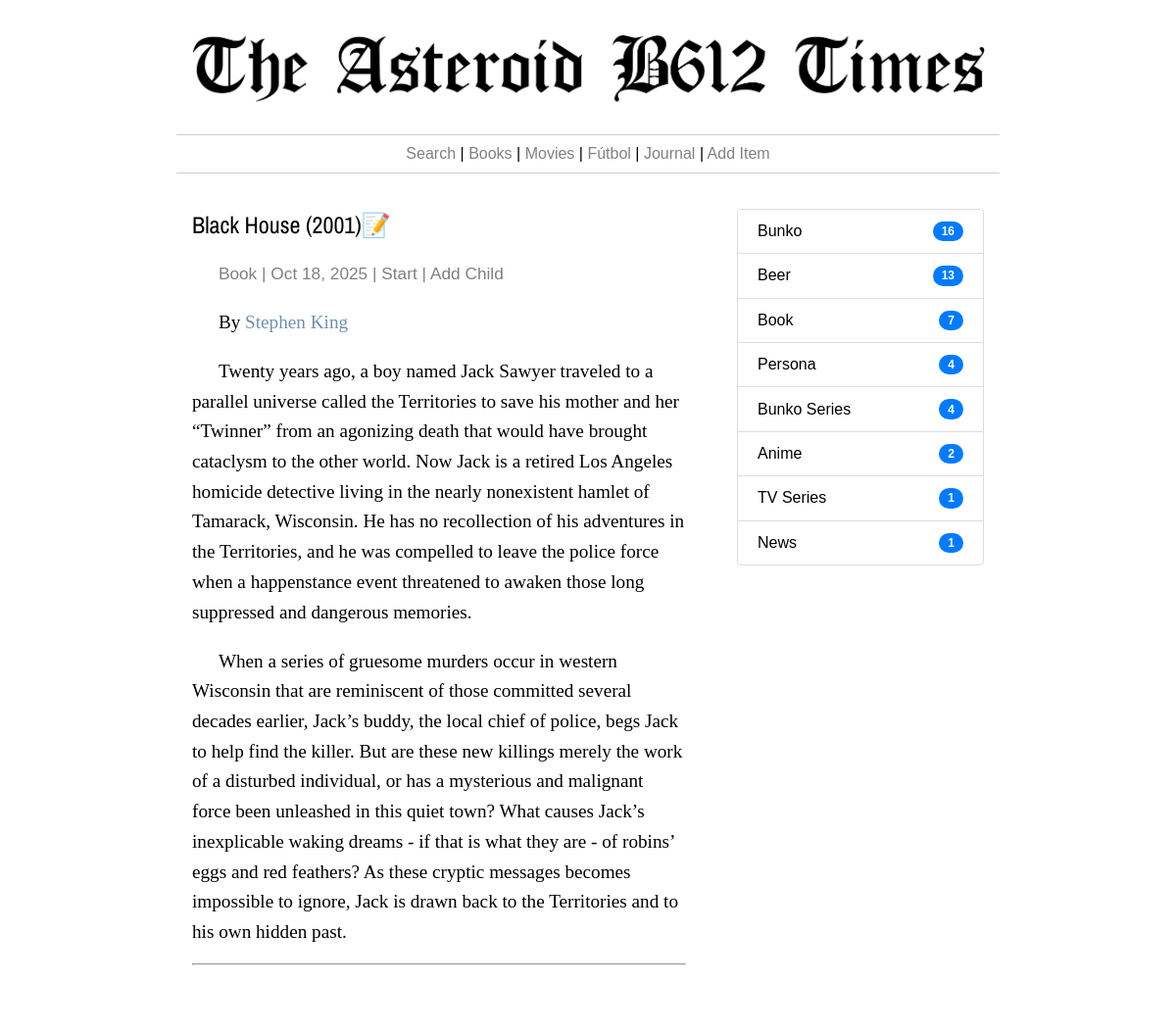
The app's page /item/54, older data.
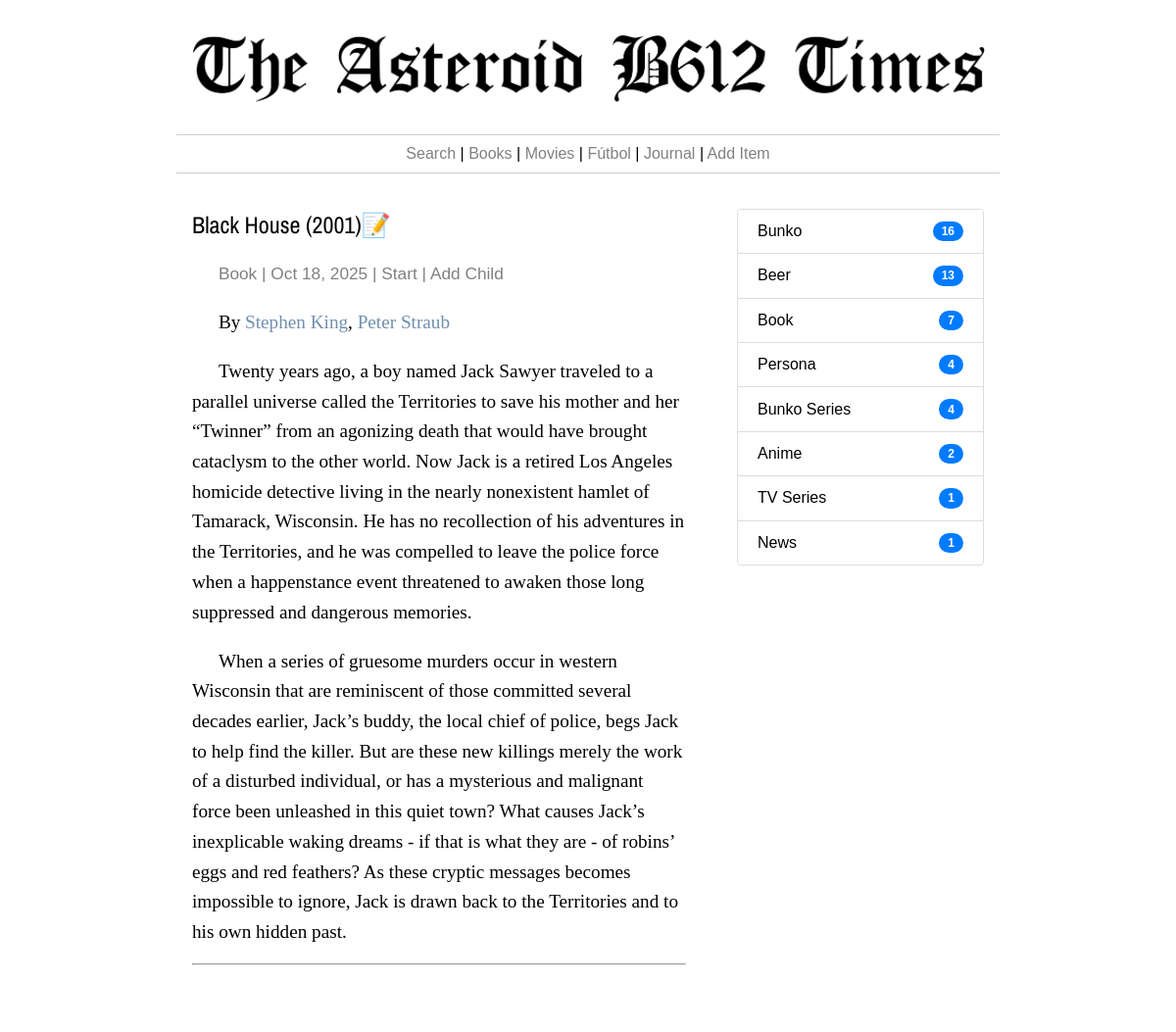
The same page, newer data.
### thetimes/models.py (models this page shows, shortened)
class Item(models.Model):
    titulo = models.CharField(max_length=255)
    tipo = models.ForeignKey(Category, on_delete=models.CASCADE)
    contenido = models.TextField()
    fecha_creacion = models.DateTimeField()
    fecha_edicion = models.DateTimeField()
    consumido = models.BooleanField(default=False)
    @property
    def mdOutput(self):
        n_corte = self.contenido.find('==headtext==')
        if n_corte == -1:
            this_texto = self.contenido
        else:
            this_texto = self.contenido.replace('==headtext==','')
        return(markdown.markdown(this_texto,extensions=['extra']))
    @property
    def credit_links(self):
        if self.tipo.category.lower() == 'book':
            ncreds = AttrItem.objects.filter(child=self, rel_name__in=['author','illustratror','pseudonym']).count()
            if ncreds > 0:
                creds = AttrItem.objects.filter(child=self, rel_name__in=['author','illustratror','pseudonym'])
                enlaces = ""
                for c in creds:
                    if c.rel_name != 'author':
                        this_c = "(" + c.credito +")"
                    else:
                        this_c = ""
                    enlaces = enlaces + "<a href='/item/"+str(c.item.id)+"' style='text-decoration:none; color:#6F8FAF;'>"+c.item.titulo+this_c+"</a>,&nbsp;"
                clinks = enlaces = enlaces[:-7]
            else:
                clinks = None
        else:
            clinks = None
        return clinks
    @property
    def periodo(self):
        this_v = None
        pubyear = None
        if self.tipo.category.lower() in ['book','bunko']:
            npubyear = AttrInteger.objects.filter(item=self,att_name='pubyear').count()
            if npubyear > 0:
                pubyear = AttrInteger.objects.filter(item=self,att_name='pubyear').latest('id')
                this_v = f"({pubyear.att_value})"
        return this_v
    @property
    def mainPic(self):
        npics = AttrImage.objects.filter(item=self,tipo='cover').count()
        if npics == 0:
            return None
        else:
            pks = AttrImage.objects.filter(item=self,tipo='cover').values_list('pk', flat=True)
            random_pk = choice(pks)
            ppic = AttrImage.objects.get(pk=random_pk)
            return ppic.imagen.url
    @property
    def aplica_consumo(self):
        if self.tipo.category.lower() in ['book','movie','bunko','tv series','anime','season']:
            return True
        else:
            return None

class Category(models.Model):
    category = models.CharField(max_length=255)
    @property
    def nitems(self):
        n_w = Item.objects.filter(tipo = self).count()
        return n_w

class AttrItem(models.Model):
    item = models.ForeignKey(Item,on_delete=models.CASCADE,related_name="parent_item")
    child = models.ForeignKey(Item,on_delete=models.CASCADE,related_name="child_item")
    rel_name = models.CharField(max_length=255)

class AttrInteger(models.Model):
    item = models.ForeignKey(Item,on_delete=models.CASCADE)
    att_name = models.CharField(max_length=255)
    att_value = models.IntegerField()

### thetimes/views.py (the view)
# urls.py: path('item/<i>', views.item, name='item'),
def item(request,i):
	this_item = Item.objects.get(pk=int(i))
	cats = sorted(Category.objects.all(),key=lambda t: t.nitems, reverse=True)
	ncon = Consumo.objects.filter(item = this_item, fec_fin__isnull=True).count()
	if ncon > 0:
		con_in_prog = Consumo.objects.filter(item = this_item, fec_fin__isnull=True).latest('id')
	else:
		con_in_prog = None
	conteo_rel = AttrItem.objects.filter(item=this_item).count()
	if request.method == 'POST':
		con_in_prog.fec_fin = request.POST.get("fec_fin")
		con_in_prog.save()
		this_item.fecha_creacion = request.POST.get("fec_fin")
		this_item.consumido = True
		this_item.save()
	return render(request,'item.html',{'this_item':this_item,'cats':cats,'cons':con_in_prog,'conteo_r':conteo_rel})

### thetimes/templates/item.html (shortened to what this page needs)
{% extends 'base_times.html' %}
{% load static %}
{% block izquierda %}
      <h2>{% if this_item.consumido%}&#9989;&nbsp;{%endif%}{{this_item.titulo}}{% if this_item.periodo %}&nbsp;{{this_item.periodo}}{% endif %}<a href="{% url 'editItem' this_item.id %}" style="text-decoration:none; color:grey;">&#x1F4DD;</a></h2>
      <p><span class="detalles">{{this_item.tipo.category|capfirst}} | {{this_item.fecha_creacion|date:"M j, Y"}}{% if this_item.aplica_consumo %} | <a href="{% url 'startConsumo' this_item.id %}" style="text-decoration:none; color:grey;">Start</a>{% endif %} | <a href="{% url 'addChildItem' this_item.id %}"  style="text-decoration:none; color:grey;">Add Child</a></span></p>
      {% if this_item.credit_links %}<p>By {{this_item.credit_links|safe}}</p>{% endif %}
      {{this_item.mdOutput|safe}}
      <hr style="margin-bottom: 2em; margin-top: 1em;">
{% endblock %}
{% block derecha %}
<ul class="list-group">
    {% for c in cats %}
      {% if c.nitems > 0 %}
        <li class="list-group-item"><a href="{% url 'categoria' c.id %}" style="text-decoration:none; color:black;">{{c.category|capfirst}}</a> <span class="badge badge-pill">{{c.nitems}}</span></li>
      {% endif %}
    {% endfor %}
</ul>
{% endblock %}

Row changes from the older to the newer data that the page shows:
changed Item "Black House": credit_links "Stephen King" → "Stephen King , Peter Straub"
